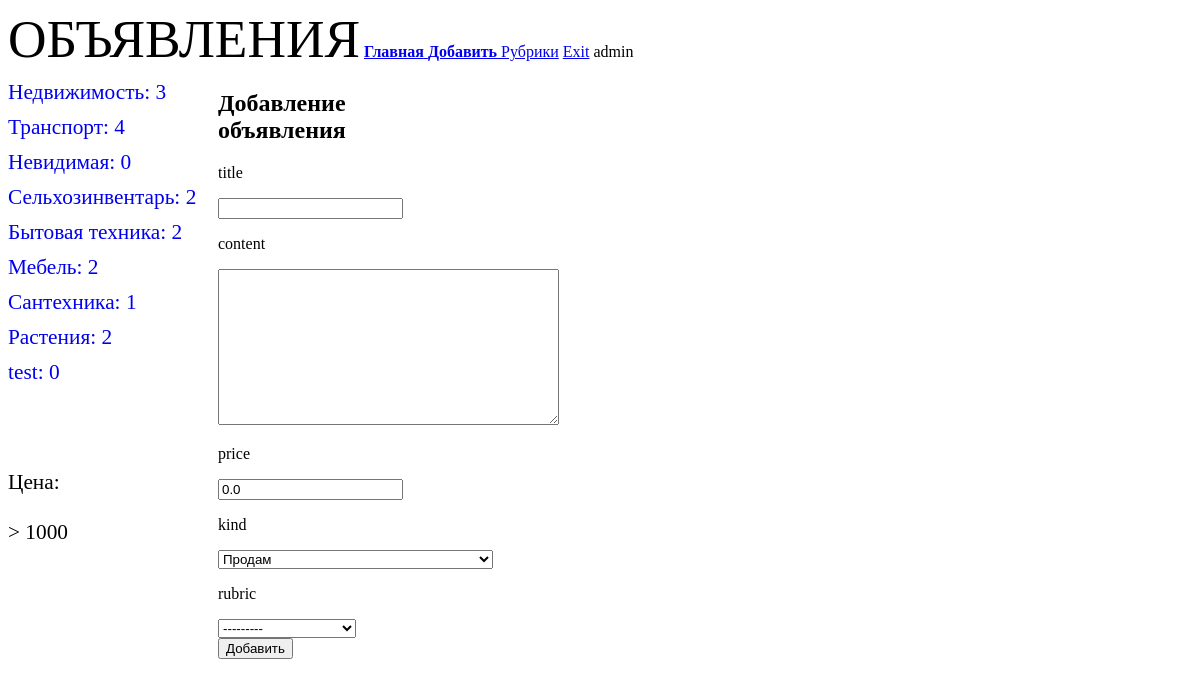
Before: /bboard/add/ (signed in) with the older database file.
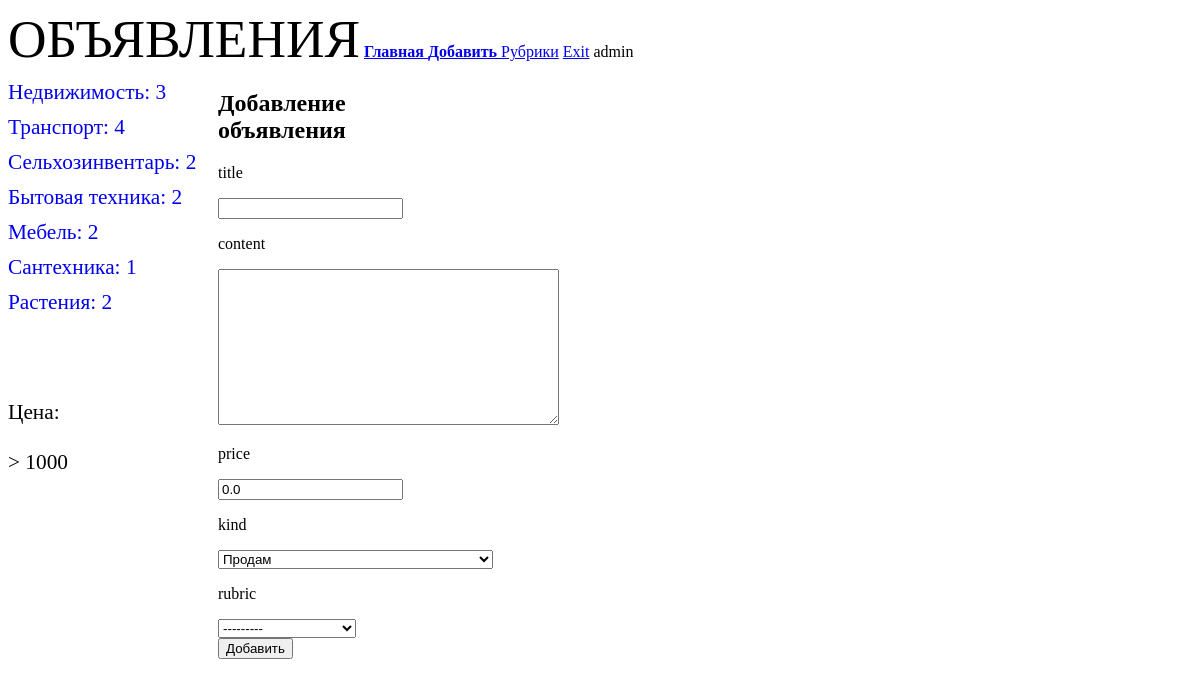
After: the same page with the newer database file.
### bboard/models.py (models this page shows)
class Rubric(models.Model) :
    def get_absolute_url(self):
        return f'/bboard/{self.pk}'
    name = models.CharField(max_length=20, db_index=True, verbose_name='Название')
    show = models.BooleanField(default=True)    # Its doesnt work!!!
    def __str__(self):
        return self.name
    class Meta:
        verbose_name_plural = 'Рубрики'
        verbose_name        = 'Рубрика'
        ordering            = ['name']

### bboard/views.py (the view, shortened to what this page needs)
# urls.py: path('add/', BbAddFormView.as_view(), name='add'),
class BbAddFormView(LoginRequiredMixin, FormView):
    template_name   = 'bboard/create.html'
    form_class      = BbForm
    initial = {'price': 0.0}
    def get_context_data(self, *args, **kwargs: any):
        context = super().get_context_data(*args, **kwargs)
        context['rc'] = RC
        return context
    def get_form(self, form_class = None):
        self.object = super().get_form(form_class)
        return self.object

### bboard/forms.py
class BbForm(ModelForm):
    class Meta:
        model   = Bb
        fields  = (
                'title',
                'content',
                'price',
                'kind',
                'rubric'
                )

### bboard/templates/bboard/create.html (shortened to what this page needs)
{% extends "layout/basic.html" %}
{% block content %}
<h2>Добавление объявления</h2>
<form method="post">
    {% for i in form %}
    <div>
        <p>{{ i.name }}</p>
        {{ i }}
    </div>
    {% endfor %}
    <input type="submit" value="Добавить">
</form>
{% endblock %}

### bboard/templates/layout/basic.html (shortened to what this page needs)
{% load static %}
<!DOCTYPE html>
<html>
<head>
</head>
<body>
    <header>
        <hl>Объявления</hl>
        <link rel="stylesheet" type="text/css" href="{% static 'bboard/style.css' %}">
        <a href="{% url 'bboard:index' %}"><b>Главная</b></а>
        {% if 'bboard.add_bb' in perms %}
            <a href="{% url 'bboard:add' %}"><b>Добавить</b></а>
        {% endif %}
        {% if user.is_authenticated %}
            <a href={% url 'bboard:rubrics' %}>Рубрики</a>
            <a href="/accounts/logout/">Exit</a>
            {{ user.username }}
        {% else %}
            <a href="/accounts/login/">Enter</a>
        {% endif %}
    </header>
    <nav>
        {% for rubric in rc %}
            <a href="{{ rubric.get_absolute_url }}">
                {{ rubric.name }}: {{ rubric.bb__count }}
            </a>
        {% endfor %}
        <br><br><br>
        Цена:<br><br>
        > 1000
    </nav>
    <section>
        {% block content %}
        {% endblock %}
    </section>
</body>
</html>

Changed rows visible on the page:
removed Rubric: name "Невидимая", bb__count "0"
removed Rubric: name "test", bb__count "0"
